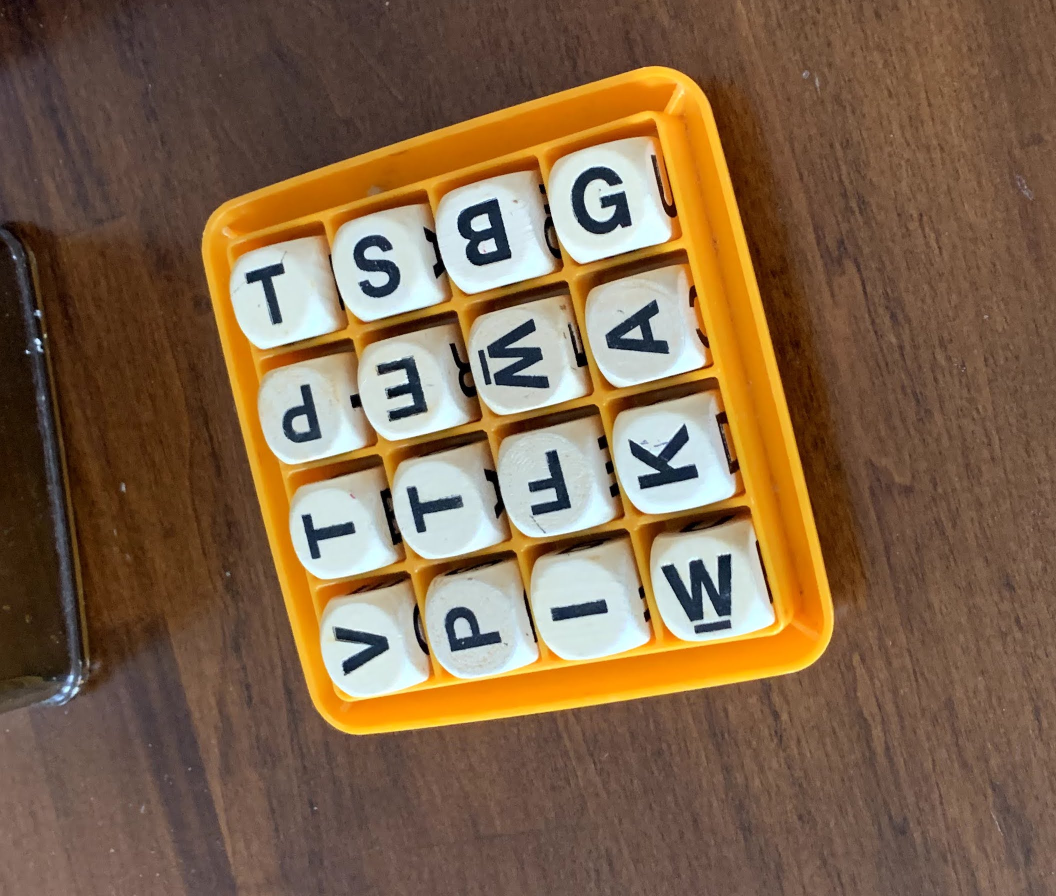
#> input picture img/dev/4_skew001.jpg, 2112 x 1792 px (shown at 1/2 size); its folder holds only this picture in this run
$ python -i img.py   (imports and definitions only)
#> lines starting #> are read from the running program, lines starting #| are printed output that depends on the picture
import functools
import logging
import os
from itertools import combinations, product
from pathlib import Path
from typing import List, Iterable, Tuple

import cv2 as cv
import numpy as np

from boggler.data import DEBUG_OUT, ProcessedImage, FEATURES

PIX_CONSTANTS = {
    "open_close_kernel": 5,
    "bbox_min": 140,
    "bbox_max": 640,
    "local_contrast_window_size": 500,
    "median_blur_kernel_size": 19,
}
"""All constants that scale with image size/resolution. Useful for downsampling"""
PIX_SCALE = 1.0
"""Scale applied to PIX_CONSTANTS"""

_PIX_CONSTANTS = {k: int(v * PIX_SCALE) for k, v in PIX_CONSTANTS.items()}

BOARD_SIZES = (4, 6)
"""Valid nxn board sizes"""

DETECT_BOARD = False
"""Experimental: first find bounding box of entire board."""

HOUGHLINES = False
"""Experimental: lines-based segmenter. Works poorly."""

STORE_COMPONENTS = True
"""Store copies of bounding box contents along with ProcessedImages"""

LOG = logging.getLogger(__name__)


def grayscale(img: np.ndarray) -> np.ndarray:
    return cv.cvtColor(img, cv.COLOR_BGR2GRAY)


# [10 lines left out: function crop_square, not called in this run]


def median_blur(img: np.ndarray) -> np.ndarray:
    return cv.medianBlur(img, _PIX_CONSTANTS["median_blur_kernel_size"])


# [7 lines left out: function adaptive_contrast, not called in this run]


def invert(img: np.ndarray) -> np.ndarray:
    """Invert black-on-white boggle text to white-on-black."""
    return cv.bitwise_not(img)


# [13 lines left out: functions threshold, open_close, not called in this run]


def bbox_board(proc_img: ProcessedImage, store_components=True) -> ProcessedImage:
    img = proc_img.orig
    # Tree mode ensures outer contours are visited first
    contours, hierarchy = cv.findContours(img, cv.RETR_TREE, cv.CHAIN_APPROX_SIMPLE)[-2:]
    # create nan array for overlay
    # overlay = np.empty(np.shape(img))
    # overlay[:] = np.nan
    overlay = np.copy(img)
    imsize = img.shape
    bboxen = []
    components = []
    added = set()
    for idx, cnt_hier in enumerate(zip(contours, hierarchy[0])):
        cnt, hier = cnt_hier
        nprev, nnext, child1, parent = hier
        # if parent in added:
        #     LOG.debug(f"Skipping bbox {idx}, parent {parent} already in set")
        #     continue
        x, y, w, h = cv.boundingRect(cnt)
        if True or (w > imsize[1] * 0.5 and h > imsize[0] * 0.4):
            bboxen.append(cv.boundingRect(cnt))
            added.add(idx)
            if store_components:
                components.append(img[y : y + h, x : x + w])
            cv.rectangle(overlay, (x, y), (x + w, y + h), (200, 0, 0), 8)
    meta = {"bbox": bboxen}
    if store_components:
        meta["img_bbox"] = components
    return ProcessedImage(img, overlay, meta)


# [228 lines left out: functions bbox, combine_overlapping_bbox, improve_bbox, outlier_reject_elliptic, outlier_reject_manhattan, square_crop_from_bbox_bounds and 4 more, not called in this run]


outlier_reject = outlier_reject_manhattan

if HOUGHLINES:
    PREPROC_PIPELINE: List[callable] = [grayscale, median_blur, adaptive_contrast, invert]
    PREPROC_PIPELINE: List[callable] = [grayscale]
    EXTRACT_PIPELINE: List[callable] = [
        houghlines,
    ]
elif DETECT_BOARD:
    PREPROC_PIPELINE: List[callable] = [
        grayscale,
        median_blur,
        adaptive_contrast,
        invert,
        threshold,
        open_close,
    ]
    EXTRACT_PIPELINE: List[callable] = [
        bbox_board,
    ]
else:
    PREPROC_PIPELINE: List[callable] = [
        grayscale,
        crop_square,
        median_blur,
        # Too aggressive
        # adaptive_contrast,
        invert,
        threshold,
        open_close,
    ]
    EXTRACT_PIPELINE: List[callable] = [
        bbox,
        improve_bbox,
        combine_overlapping_bbox,
        outlier_reject,
        # reshape corrects perspective too, but it's a bit aggressive
        # reshape_from_bbox_bounds,
        square_crop_from_bbox_bounds,
        gridify,
        floodfill_outside,
    ]


def compose(*functions):
    return functools.reduce(lambda f, g: lambda x: f(g(x)), reversed(functions), lambda x: x)


# [58 lines left out: functions preproc, _preproc_debug, write_proc_images, extract, not called in this run]

>>> import cv2
>>> picture = cv2.imread('../img/dev/4_skew001.jpg', cv2.IMREAD_GRAYSCALE)
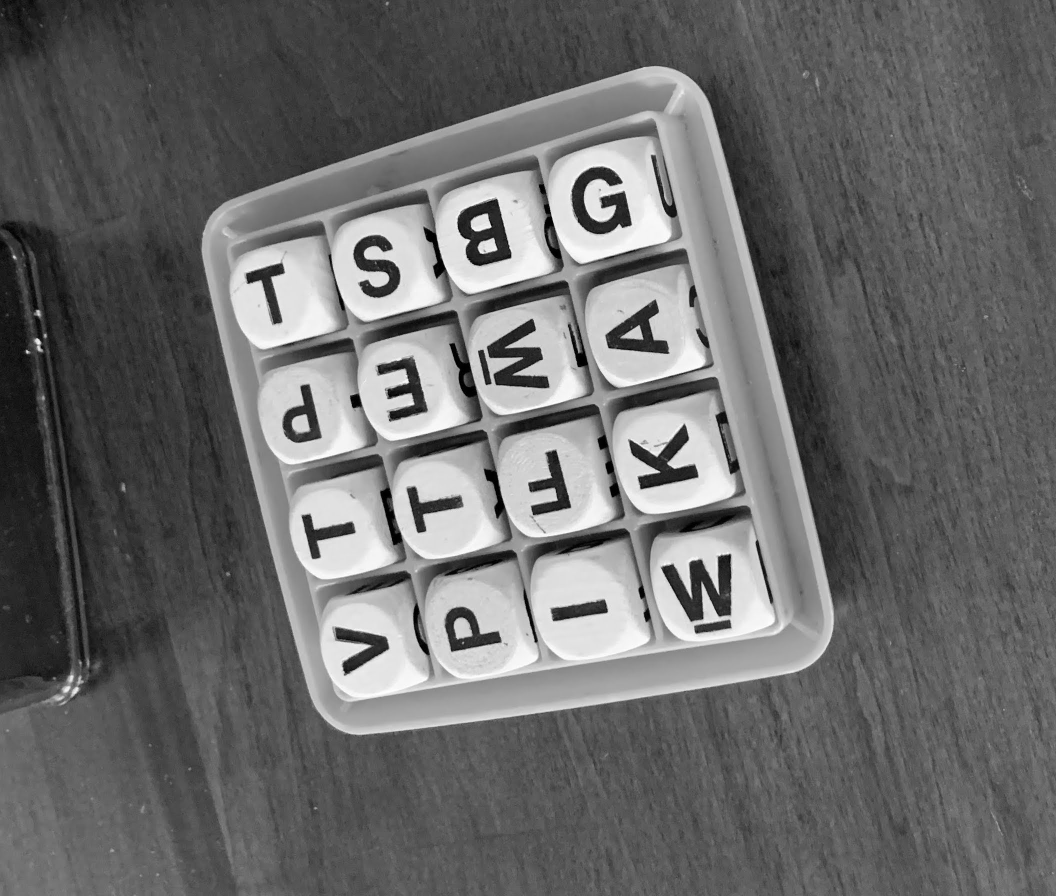
#> picture: shape (1792, 2112) (shown at 1/2 size); min 0, max 255, mean 105.7
>>> result = bbox_board(picture)
#> (the run stopped early here; a loop or call above may not have finished)

$ run again, on img/dev/6_skew001.jpg
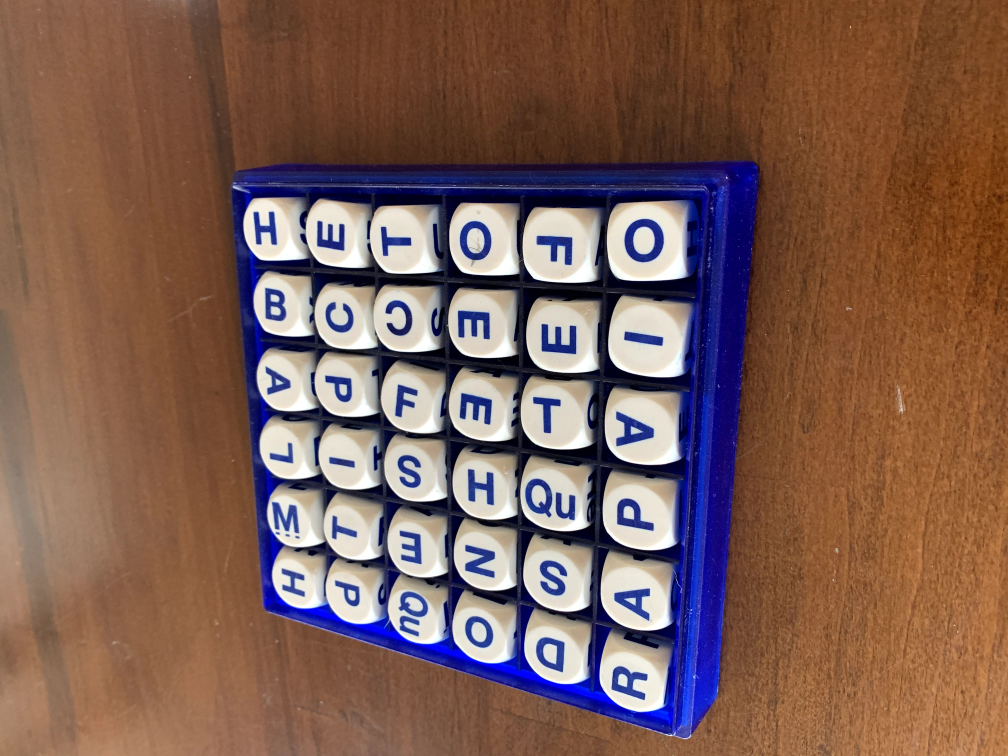
#> input picture img/dev/6_skew001.jpg, 4032 x 3024 px (shown at 1/4 size)
#> `picture = cv2.imread('../img/dev/4_skew001.jpg', cv2.IMREAD_GRAYSCALE)`:
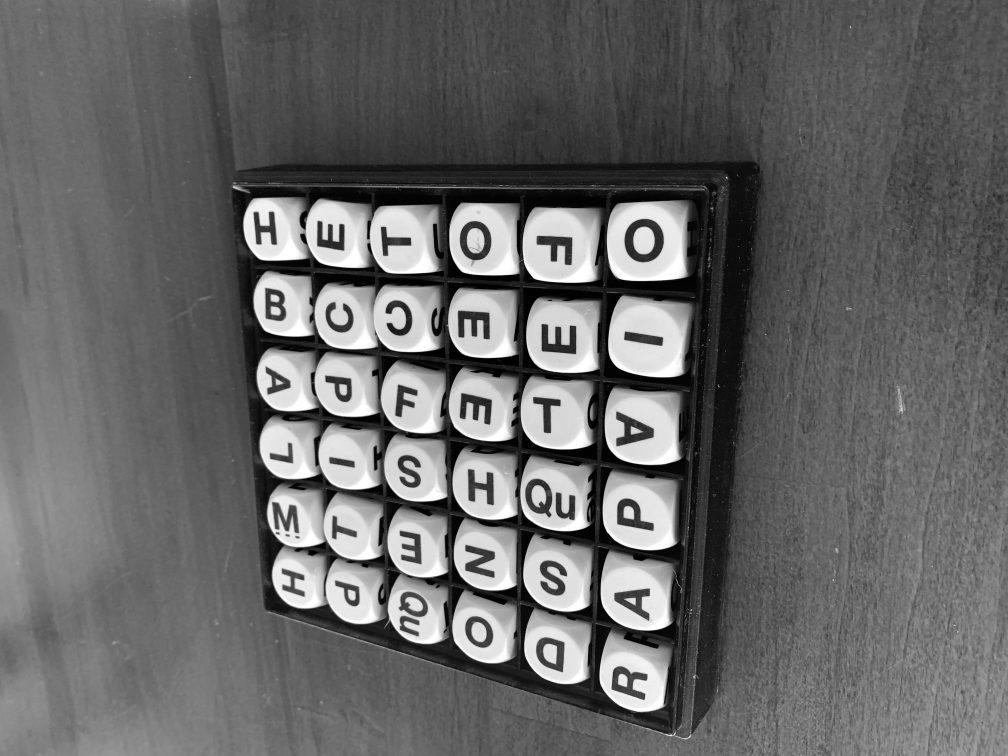
#> picture: shape (3024, 4032) (shown at 1/4 size); min 0, max 255, mean 102.9

$ run again, on img/dev/6_skew002.jpg
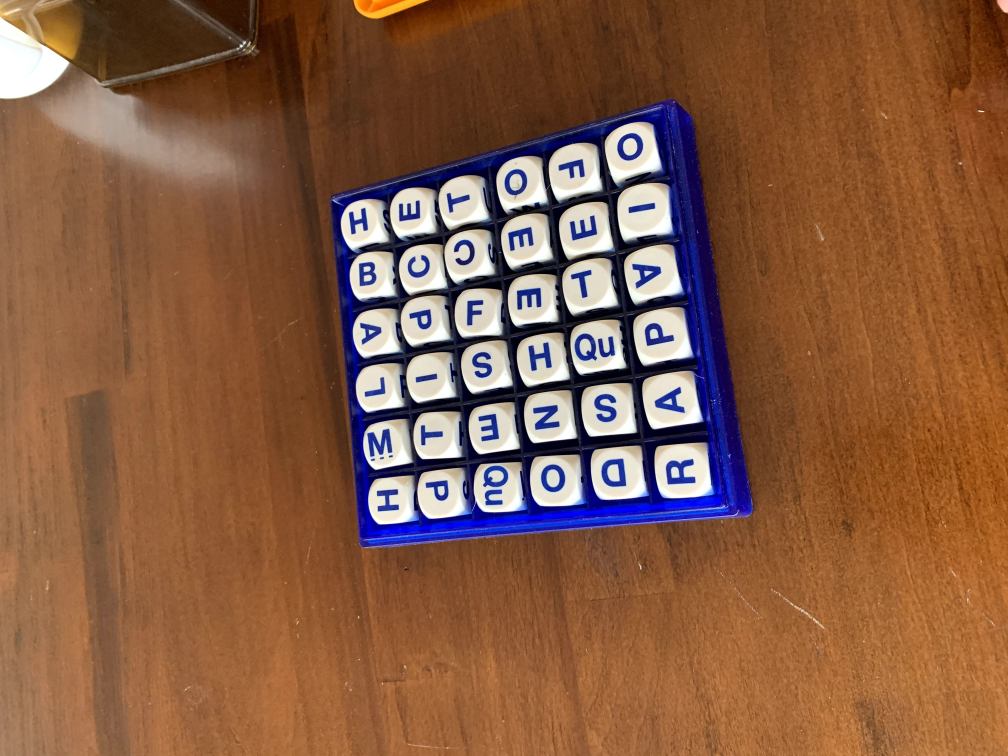
#> input picture img/dev/6_skew002.jpg, 4032 x 3024 px (shown at 1/4 size)
#> `picture = cv2.imread('../img/dev/4_skew001.jpg', cv2.IMREAD_GRAYSCALE)`:
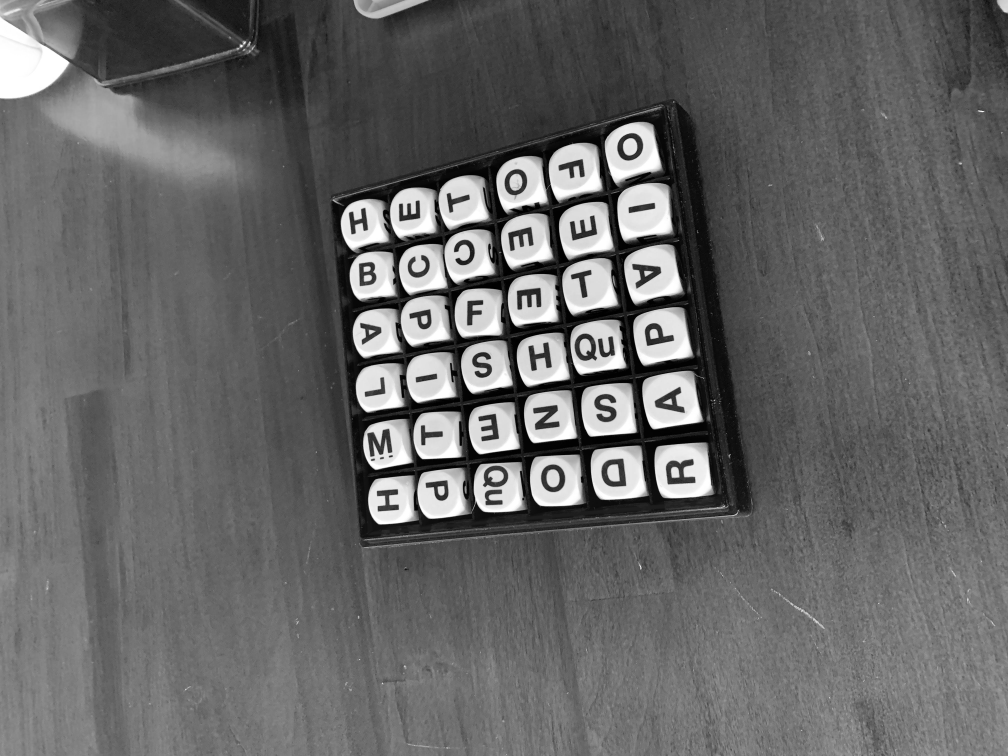
#> picture: shape (3024, 4032) (shown at 1/4 size); min 0, max 255, mean 101.7

$ run again, on img/dev/4_straight.jpg
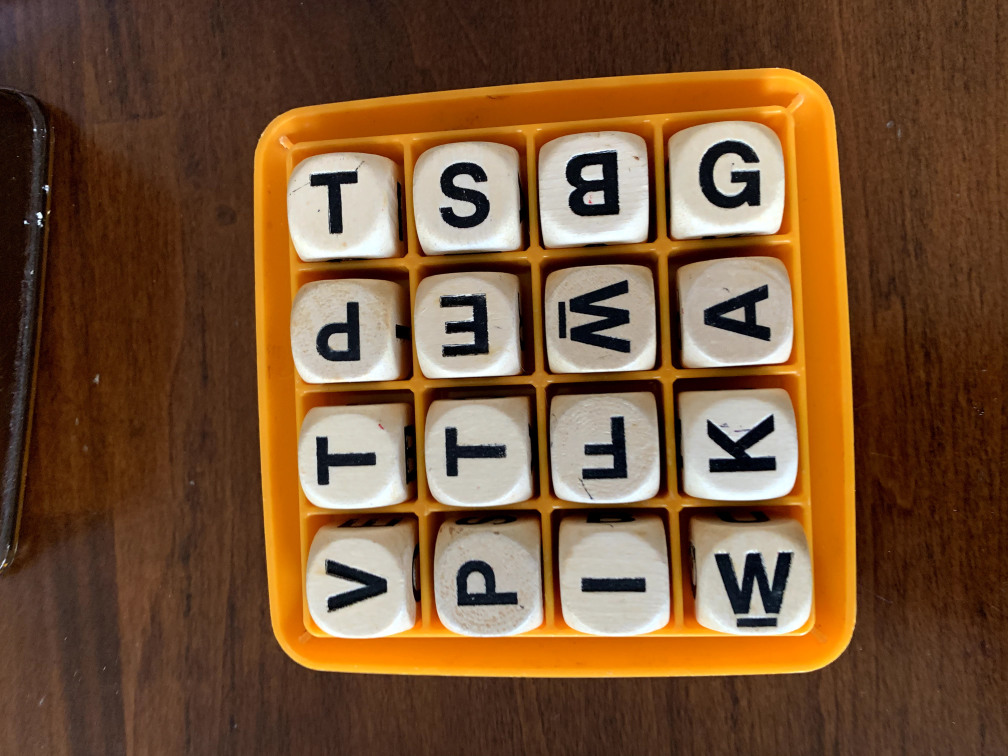
#> input picture img/dev/4_straight.jpg, 4032 x 3024 px (shown at 1/4 size)
#> `picture = cv2.imread('../img/dev/4_skew001.jpg', cv2.IMREAD_GRAYSCALE)`:
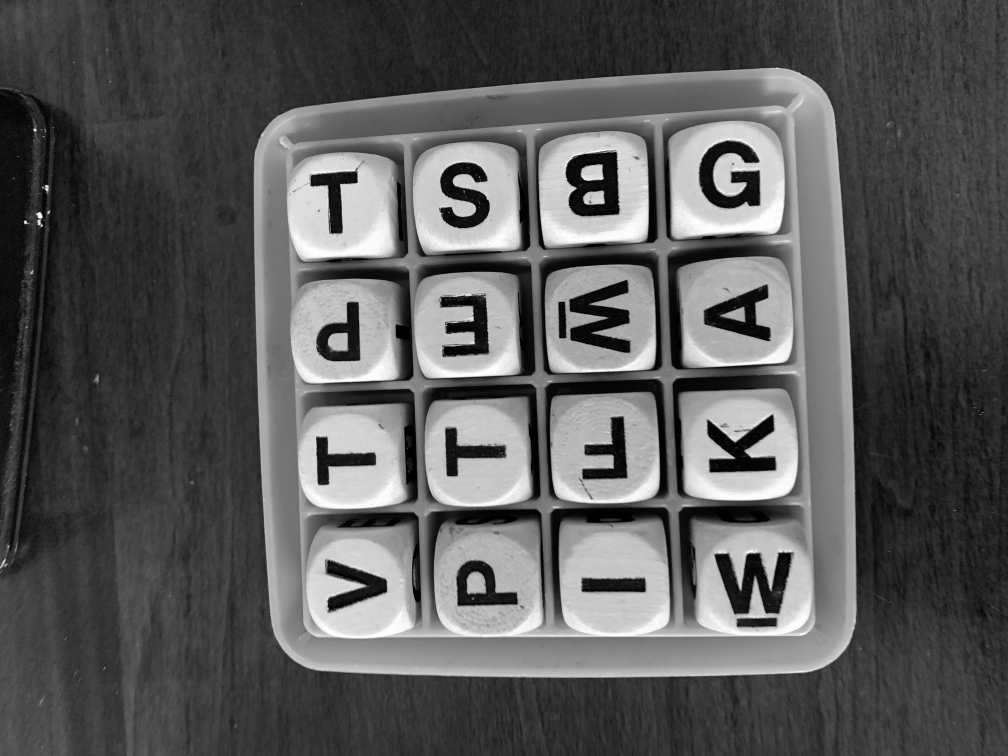
#> picture: shape (3024, 4032) (shown at 1/4 size); min 0, max 255, mean 89.7
